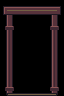

This game map was drawn from its Tiled (.tmx) file and the tilesets committed beside it. A one-line description and the full map source follow:
An orthogonal 2x3 tile map with 32x32 px tiles, 1 tile layer (Assembly), 3 tilesets.

<map version="1.10" orientation="orthogonal" renderorder="right-down" width="2" height="3" tilewidth="32" tileheight="32" infinite="0" nextlayerid="2" nextobjectid="1">
  <tileset firstgid="1" source="../floors.tsx" />
  <tileset firstgid="321" source="../walls.tsx" />
  <tileset firstgid="961" source="../architecture.tsx" />
  <layer id="1" name="Assembly" width="2" height="3">
    <data encoding="csv">
1153,1154,
1169,1170,
1185,1186
</data>
  </layer>
</map>
